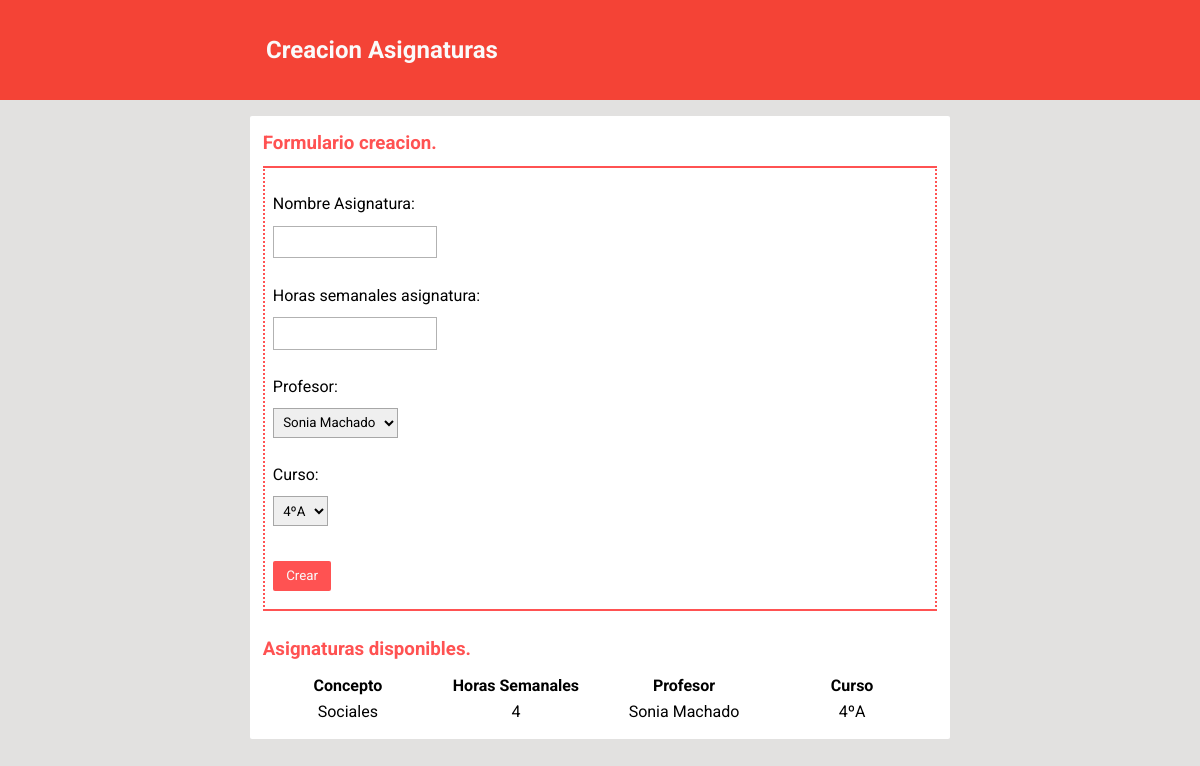
Before: /setup/crearAsignaturas/ with the older database file.
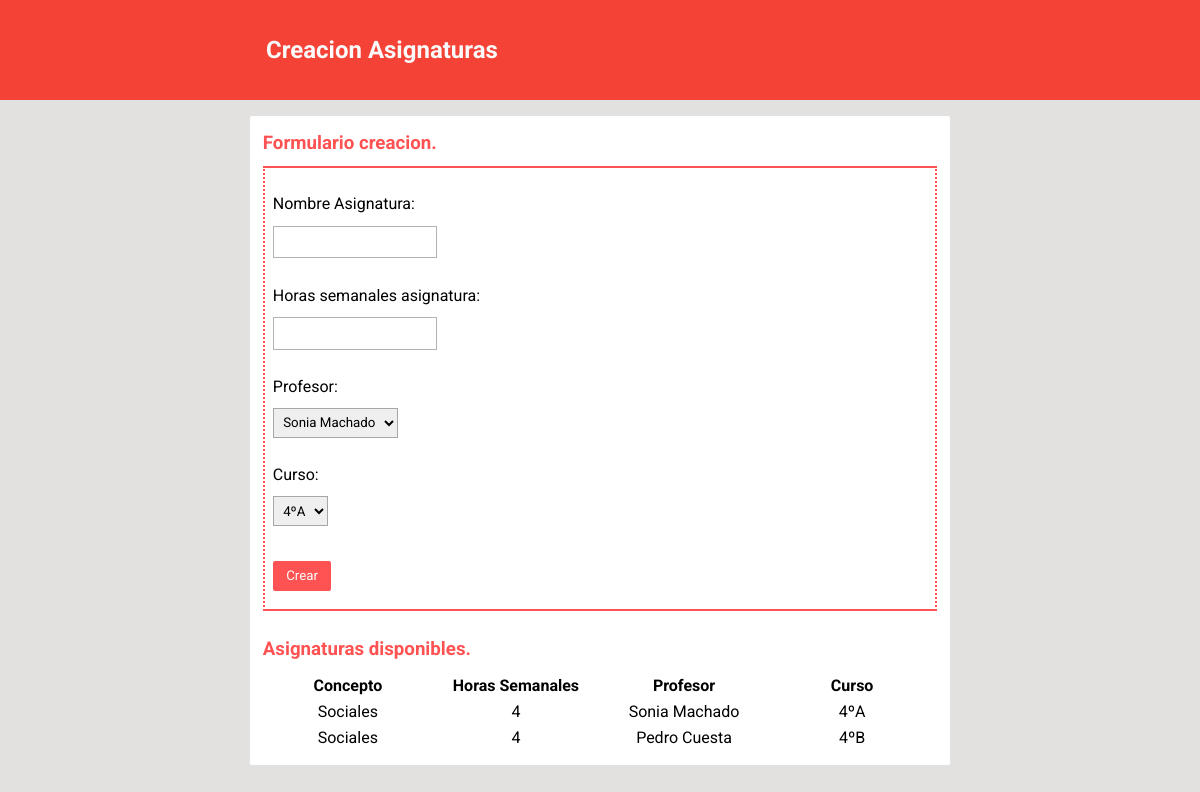
After: the same page with the newer database file.
### setup/models.py (models this page shows, shortened)
class Asignatura(models.Model):
    concepto = models.CharField(max_length=50)
    horasPorSemana = models.DecimalField(max_digits=2, decimal_places=0)
    profesor = models.ForeignKey(
        Profesor,
        related_name="profesor",
        default=True
    )
    curso = models.ForeignKey(
        Curso,
        related_name="clase",
        default=True
    )
    class Meta:
        verbose_name = "Asignatura"
        verbose_name_plural = "Asignaturas"

class Profesor(models.Model):
    foto = models.ImageField(blank=True, upload_to="static/profesorPhotos/", default="static/alumnoPhotos/default-profile.png  ")
    nombre = models.CharField(max_length=50)
    apellido = models.CharField(max_length=50)
    email = models.EmailField()
    username = models.CharField(max_length=101)
    password = models.CharField(max_length=20)
    token = models.CharField(max_length=40)
    class Meta:
        verbose_name = "Profesor"
        verbose_name_plural = "Profesores"
    def __str__(self):
        return self.nombre + " " + self.apellido

class Curso(models.Model):
    gradoEducacionChoices = (
        ('INF', 'Infantil'),
        ('PRM', 'Primaria'),
        ('ESO', 'Secundaria'),
        ('BAC', 'Bachillerato'),
    )
    gradoEducacion = models.CharField(
        max_length=3,
        choices=gradoEducacionChoices
    )
    anio = models.DecimalField(max_digits=1, decimal_places=0)
    letra = models.CharField(max_length=1, blank=True)
    tutor = models.OneToOneField(Profesor)
    class Meta:
        verbose_name = "Clase"
        verbose_name_plural = "Clases"
    def __str__(self):
        anioInt = str(self.anio)
        return anioInt + "º" + self.letra

### setup/views.py (the view)
def crearAsignaturasView(request):  # VISTA
    if request.method == 'POST':
        datosFormulario = request.POST
        formAsignatura = AsignaturaForm(datosFormulario)
        if formAsignatura.is_valid():
            guardarAsignatura(formAsignatura)
            return HttpResponseRedirect('/setup/crearAsignaturas')
    context = crearContextoAsignaturas()
    return render(request, setupTemplate, context)

### setup/forms.py
class AsignaturaForm(forms.ModelForm):
    class Meta:
        model = Asignatura
        fields = '__all__'
        labels = {
            'concepto': _('Nombre Asignatura'),
            'horasPorSemana': _('Horas semanales asignatura'),
            'profesor': _('Profesor'),
            'curso': _('Curso'),
        }

### setup/views.py (called while the page is built)
def crearContextoAsignaturas():
    formAsignatura = AsignaturaForm()
    todasAsignaturas = Asignatura.objects.all().order_by('id')
    context = {
        'form': formAsignatura,
        'todasAsignaturas': todasAsignaturas,
        'tipoFormulario': 'Asignaturas'
    }
    return context

### templates/setup.html (shortened to what this page needs)
{% load static %}
<!DOCTYPE HTML>
<html lang="es">
<head>
    <link rel="stylesheet" href="//cdn.materialdesignicons.com/2.0.46/css/materialdesignicons.min.css">
	<link rel="stylesheet" href="{% static "css/setup.css" %}">
</head>
<body>
	{% if form %}
		<header id="pageTitle">
	        <div>
	            <h2>Creacion {{ tipoFormulario }}</h2>
	        </div>
	    </header>
	    <div id="container">
	    	<h3>Formulario creacion.</h3>
			<form method="post" id="creationForm">
				{{ form.as_p }}
				<input type="submit" value="Crear" />
			</form>
	    	<br>
	    	<h3>{{ tipoFormulario }} disponibles.</h3>
			<table style="width:100%">
				{% if tipoFormulario == "Asignaturas" %}
					<tr>
						<th>Concepto</th>
						<th>Horas Semanales</th>
						<th>Profesor</th>
						<th>Curso</th>
					</tr>
					{% for asignatura in todasAsignaturas %}
						<tr>
							<td>{{ asignatura.concepto }}</td>
							<td>{{ asignatura.horasPorSemana }}</td>
							<td>{{ asignatura.profesor }}</td>
							<td>{{ asignatura.curso }}</td>
						</tr>
					{% endfor %}
				{% endif %}
			</table>
	    </div>
	{% endif %}
</body>
</html>

### static/css/setup.css (style rules this page uses)
* { margin: 0; padding: 0; border: 0; -webkit-box-sizing: border-box; box-sizing: border-box; font-family: 'Roboto', sans-serif; outline: none; text-decoration: none; line-height: 1.5; }
body { background-color: #e2e1e0; }
#pageTitle { background-color: #F44336; color: #fafafa; padding: 1em; text-align: center; position: relative; }
#pageTitle>div { width: 90%; max-width: 700px; display: -webkit-box; display: -ms-flexbox; display: flex; margin: 1em auto; }
#container { width: 90%; max-width: 700px; background-color: #fff; margin: 1em auto; list-style: none; padding: 0.8em; border-radius: 2px; }
#container>h3 { color: #FF5252; margin-bottom: 0.5em; }
#creationForm { border: 2px solid #FF5252; padding: 0.5em; border-top-style: solid; border-right-style: dotted; border-bottom-style: solid; border-left-style: dotted; }
#creationForm>p { -webkit-margin-before: 1em; -webkit-margin-after: 1em; -webkit-margin-start: 0px; -webkit-margin-end: 0px; }
#creationForm>p>label { display: block; width: 100%; }
input, select { margin: 0.7em 0; }
input[type=submit] { background-color: #FF5252; color: #fafafa; padding: 0.4em 1em; border-radius: 2px; cursor: pointer; }
#creationForm>p>input, #creationForm>p>select { border: 1px solid rgba(0,0,0,.3); padding: 0.4em; }
table { table-layout: fixed; width: 100%; text-align: center; }

Changed rows visible on the page:
added Asignatura: concepto "Sociales", horasPorSemana "4", profesor "Pedro Cuesta", curso "4ºB"
